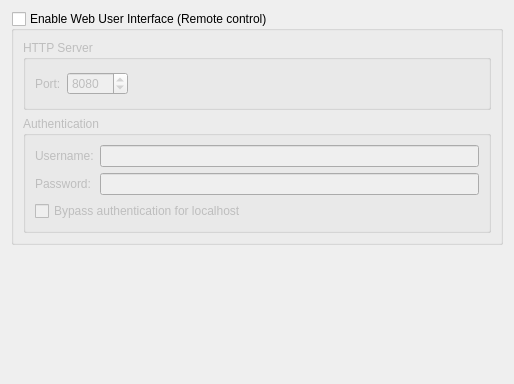
          <widget class="QWidget" name="scrollAreaWidgetContents_7">
           <property name="geometry">
            <rect>
             <x>0</x>
             <y>0</y>
             <width>514</width>
             <height>384</height>
            </rect>
           </property>
           <layout class="QVBoxLayout" name="verticalLayout_23">
            <item>
             <widget class="QGroupBox" name="checkWebUi">
              <property name="title">
               <string>Enable Web User Interface (Remote control)</string>
              </property>
              <property name="checkable">
               <bool>true</bool>
              </property>
              <property name="checked">
               <bool>false</bool>
              </property>
              <layout class="QVBoxLayout" name="verticalLayout_2">
               <item>
                <widget class="QGroupBox" name="groupWebUiServer">
                 <property name="title">
                  <string>HTTP Server</string>
                 </property>
                 <layout class="QHBoxLayout">
                  <item>
                   <widget class="QLabel" name="lblWebUiPort">
                    <property name="text">
                     <string>Port:</string>
                    </property>
                   </widget>
                  </item>
                  <item>
                   <widget class="QSpinBox" name="spinWebUiPort">
                    <property name="minimum">
                     <number>1</number>
                    </property>
                    <property name="maximum">
                     <number>65535</number>
                    </property>
                    <property name="value">
                     <number>8080</number>
                    </property>
                   </widget>
                  </item>
                  <item>
                   <spacer>
                    <property name="orientation">
                     <enum>Qt::Horizontal</enum>
                    </property>
                    <property name="sizeHint" stdset="0">
                     <size>
                      <width>21</width>
                      <height>29</height>
                     </size>
                    </property>
                   </spacer>
                  </item>
                 </layout>
                </widget>
               </item>
               <item>
                <widget class="QGroupBox" name="groupWebUiAuth">
                 <property name="title">
                  <string>Authentication</string>
                 </property>
                 <layout class="QGridLayout" name="gridLayout_10">
                  <item row="0" column="1" rowspan="3">
                   <widget class="QLineEdit" name="textWebUiUsername">
                    <property name="text">
                     <string/>
                    </property>
                    <property name="maxLength">
                     <number>1000</number>
                    </property>
                    <property name="echoMode">
                     <enum>QLineEdit::Normal</enum>
                    </property>
                   </widget>
                  </item>
                  <item row="3" column="1">
                   <widget class="QLineEdit" name="textWebUiPassword">
                    <property name="text">
                     <string/>
                    </property>
                    <property name="maxLength">
                     <number>1000</number>
                    </property>
                    <property name="echoMode">
                     <enum>QLineEdit::Password</enum>
                    </property>
                   </widget>
                  </item>
                  <item row="4" column="0" colspan="2">
                   <widget class="QCheckBox" name="checkBypassLocalAuth">
                    <property name="text">
                     <string>Bypass authentication for localhost</string>
                    </property>
                   </widget>
                  </item>
                  <item row="0" column="0" rowspan="3">
                   <widget class="QLabel" name="lblWebUiUsername">
                    <property name="text">
                     <string>Username:</string>
                    </property>
                   </widget>
                  </item>
                  <item row="3" column="0">
                   <widget class="QLabel" name="lblWebUiPassword">
                    <property name="text">
                     <string>Password:</string>
                    </property>
                   </widget>
                  </item>
                 </layout>
                </widget>
               </item>
              </layout>
             </widget>
            </item>
            <item>
             <spacer name="verticalSpacer_9">
              <property name="orientation">
               <enum>Qt::Vertical</enum>
              </property>
              <property name="sizeHint" stdset="0">
               <size>
                <width>20</width>
                <height>40</height>
               </size>
              </property>
             </spacer>
            </item>
           </layout>
          </widget>
